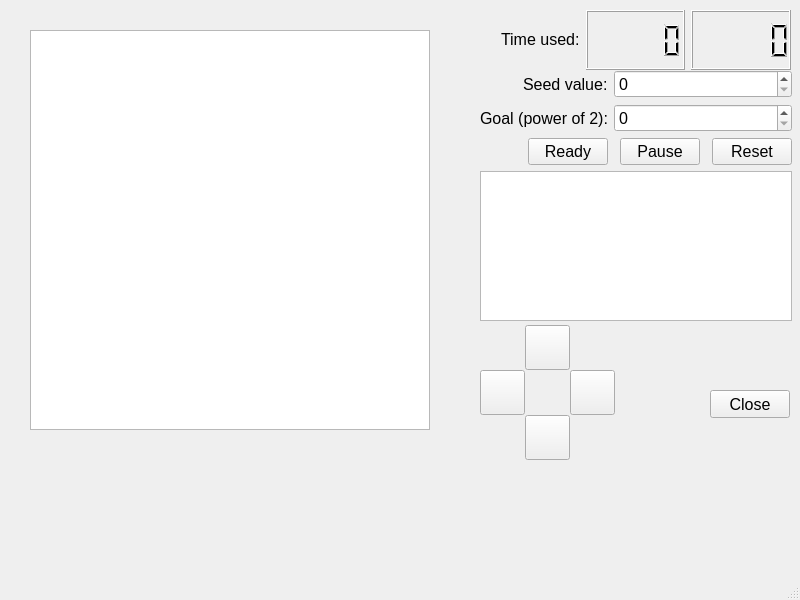
<?xml version="1.0" encoding="UTF-8"?>
<ui version="4.0">
 <class>MainWindow</class>
 <widget class="QMainWindow" name="MainWindow">
  <property name="geometry">
   <rect>
    <x>0</x>
    <y>0</y>
    <width>800</width>
    <height>600</height>
   </rect>
  </property>
  <property name="font">
   <font>
    <pointsize>12</pointsize>
   </font>
  </property>
  <property name="windowTitle">
   <string>MainWindow</string>
  </property>
  <widget class="QWidget" name="centralwidget">
   <widget class="QGraphicsView" name="graphicsView">
    <property name="geometry">
     <rect>
      <x>30</x>
      <y>30</y>
      <width>400</width>
      <height>400</height>
     </rect>
    </property>
   </widget>
   <widget class="QWidget" name="gridLayoutWidget">
    <property name="geometry">
     <rect>
      <x>480</x>
      <y>70</y>
      <width>312</width>
      <height>251</height>
     </rect>
    </property>
    <layout class="QGridLayout" name="gridLayout">
     <item row="5" column="0" colspan="3">
      <widget class="QTextBrowser" name="textBrowser"/>
     </item>
     <item row="2" column="2" alignment="Qt::AlignRight">
      <widget class="QPushButton" name="reset_button">
       <property name="text">
        <string>Reset</string>
       </property>
      </widget>
     </item>
     <item row="2" column="0" alignment="Qt::AlignRight">
      <widget class="QPushButton" name="ready_button">
       <property name="text">
        <string>Ready</string>
       </property>
      </widget>
     </item>
     <item row="0" column="0" alignment="Qt::AlignRight">
      <widget class="QLabel" name="seed_label">
       <property name="text">
        <string>Seed value:</string>
       </property>
      </widget>
     </item>
     <item row="1" column="0" alignment="Qt::AlignRight">
      <widget class="QLabel" name="goal_label">
       <property name="text">
        <string>Goal (power of 2):</string>
       </property>
      </widget>
     </item>
     <item row="2" column="1" alignment="Qt::AlignRight">
      <widget class="QPushButton" name="pause_button">
       <property name="text">
        <string>Pause</string>
       </property>
      </widget>
     </item>
     <item row="1" column="1" colspan="2">
      <widget class="QSpinBox" name="goal_spinbox"/>
     </item>
     <item row="0" column="1" colspan="2">
      <widget class="QSpinBox" name="seed_spinbox"/>
     </item>
    </layout>
   </widget>
   <widget class="QPushButton" name="close_button">
    <property name="geometry">
     <rect>
      <x>710</x>
      <y>390</y>
      <width>80</width>
      <height>28</height>
     </rect>
    </property>
    <property name="text">
     <string>Close</string>
    </property>
   </widget>
   <widget class="QPushButton" name="right_button">
    <property name="geometry">
     <rect>
      <x>570</x>
      <y>370</y>
      <width>45</width>
      <height>45</height>
     </rect>
    </property>
    <property name="text">
     <string/>
    </property>
   </widget>
   <widget class="QPushButton" name="left_button">
    <property name="geometry">
     <rect>
      <x>480</x>
      <y>370</y>
      <width>45</width>
      <height>45</height>
     </rect>
    </property>
    <property name="text">
     <string/>
    </property>
   </widget>
   <widget class="QPushButton" name="down_button">
    <property name="geometry">
     <rect>
      <x>525</x>
      <y>415</y>
      <width>45</width>
      <height>45</height>
     </rect>
    </property>
    <property name="text">
     <string/>
    </property>
   </widget>
   <widget class="QPushButton" name="up_button">
    <property name="geometry">
     <rect>
      <x>525</x>
      <y>325</y>
      <width>45</width>
      <height>45</height>
     </rect>
    </property>
    <property name="text">
     <string/>
    </property>
   </widget>
   <widget class="QWidget" name="gridLayoutWidget_2">
    <property name="geometry">
     <rect>
      <x>480</x>
      <y>10</y>
      <width>311</width>
      <height>60</height>
     </rect>
    </property>
    <layout class="QGridLayout" name="gridLayout_2">
     <item row="0" column="1" rowspan="2">
      <widget class="QLCDNumber" name="minute_lcdnumber"/>
     </item>
     <item row="0" column="0" rowspan="2" alignment="Qt::AlignRight|Qt::AlignVCenter">
      <widget class="QLabel" name="time_label">
       <property name="text">
        <string>Time used:</string>
       </property>
      </widget>
     </item>
     <item row="0" column="2" rowspan="2">
      <widget class="QLCDNumber" name="second_lcdnumber"/>
     </item>
    </layout>
   </widget>
  </widget>
  <widget class="QMenuBar" name="menubar">
   <property name="geometry">
    <rect>
     <x>0</x>
     <y>0</y>
     <width>800</width>
     <height>26</height>
    </rect>
   </property>
  </widget>
  <widget class="QStatusBar" name="statusbar"/>
 </widget>
 <resources/>
 <connections/>
</ui>
